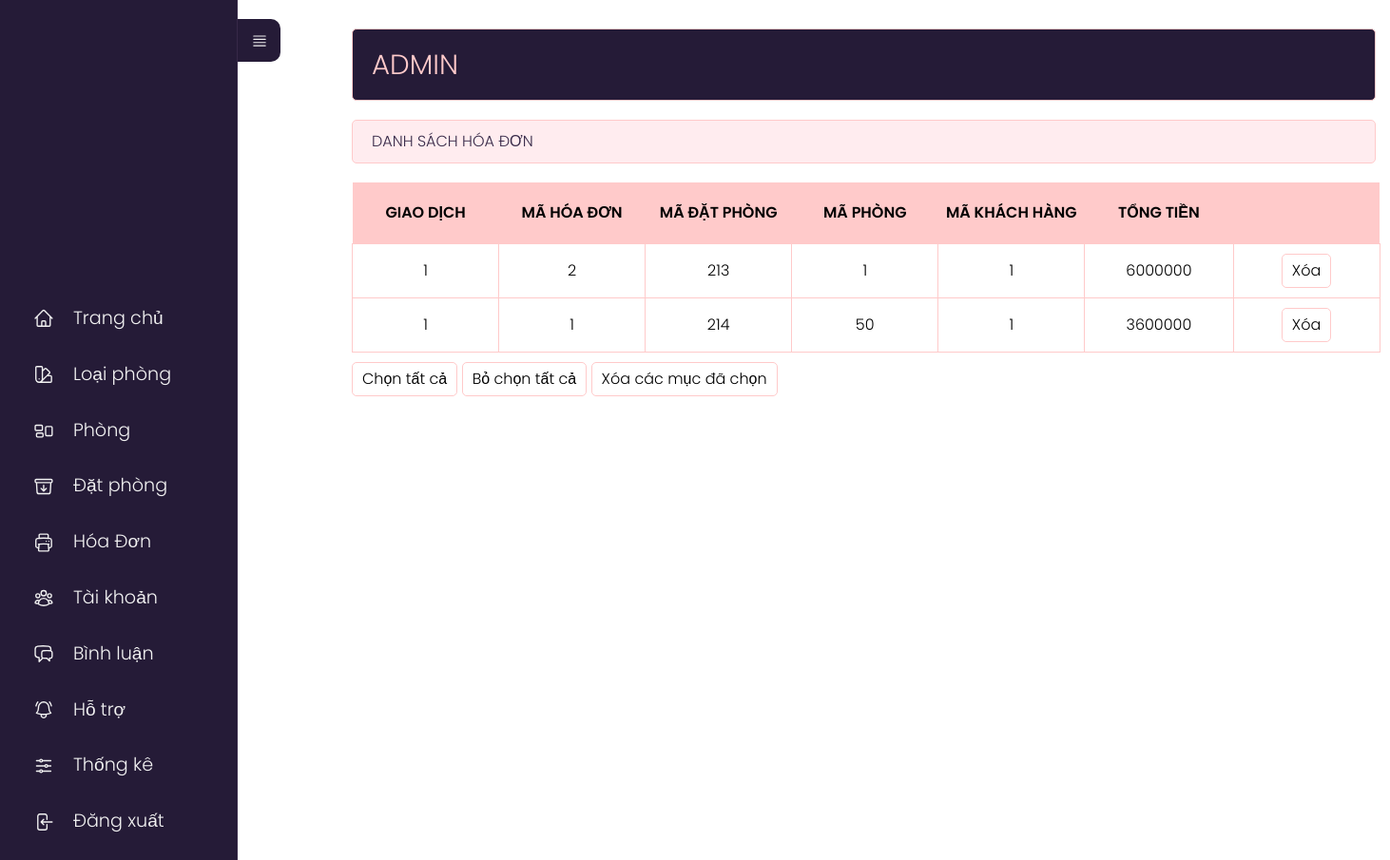
/admin/index.php?act=listhd, run on the app's committed database.
### tables this page shows
CREATE TABLE `hoadon` (
  `id_bill` int(11) NOT NULL,
  `id_order` int(11) NOT NULL,
  `id_phong` int(10) NOT NULL,
  `id_user` int(11) NOT NULL,
  `tongtien` int(11) NOT NULL,
  `role` tinyint(2) NOT NULL DEFAULT 0
);

### model/pdo.php (called while the page is built, shortened)
<?php
function pdo_get_connection(){
    $dburl = "mysql:host=localhost;dbname=khachsan;charset=utf8";
    $user = 'root';
    $password = '';
    $conn = new PDO($dburl, $user, $password);
    $conn->setAttribute(PDO::ATTR_ERRMODE, PDO::ERRMODE_EXCEPTION);
    return $conn;
}
function pdo_query($sql){
    $sql_args = array_slice(func_get_args(), 1);
    try{
        $conn = pdo_get_connection();
        $stmt = $conn->prepare($sql);
        $stmt->execute($sql_args);
        $rows = $stmt->fetchAll();
        return $rows;
    }
    catch(PDOException $e){
        throw $e;
    }
    finally{
        unset($conn);
    }
}

### model/hoadon.php (called while the page is built, shortened)
<?php
    function loadall_hoadon(){
        $query="SELECT * FROM hoadon order by id_bill desc";
        $listhd=pdo_query($query);
        return $listhd;
}

### admin/hoadon/list.php (the view)
<div class="row">
    <div class="row mb headeradmin" style="width:148%;">
        <h1 style="padding: 15px 0;">ADMIN </h1>
    </div>
    <div class="row formtittle" style="width:148%;">
        <h3>DANH SÁCH HÓA ĐƠN</h3>
    </div>
    <div class="row formcontent" style="width:1040px;">
        <form action="" method="post">
            <div class="row mb10 formdshanghoa" style="width:104%">
                <table>
                    <tr>
                        <th>GIAO DỊCH</th>
                        <th>MÃ HÓA ĐƠN</th>
                        <th>MÃ ĐẶT PHÒNG</th>
                        <th>MÃ PHÒNG</th>
                        <th>MÃ KHÁCH HÀNG</th>
                        <th>TỔNG TIỀN</th>
                        <th style="background-color: #FFCACA;"></th>
                    </tr>
                    <?php foreach ($listhoadon as $hoadon) {?>
                        <?php extract($hoadon);?>
                        <?php $xoahd = "index.php?act=xoahd&id=" . $id_bill;?>
                        <tr>
                                        <td><?php echo  $role ?></td>
                                        <td><?php echo  $id_bill ?></td>
                                        <td><?php echo   $id_order ?></td>
                                        <td><?php echo   $id_phong ?></td>
                                        <td><?php echo   $id_user ?></td>
                                        <td><?php echo   $tongtien ?></td>
                                        <td>
                                            <a onclick="return confirm('Bạn có thực sự muốn xóa không?');" href="<?php echo $xoahd ?>">
                                                <input type="button" value="Xóa">
                                            </a>
                                        </td>
                                    </tr>
                   <?php } ?>
                </table>
            </div>
            <div class="row mb10">
                <input type="button" id="btn1" value="Chọn tất cả">
                <input type="button" id="btn2" value="Bỏ chọn tất cả">
                <input type="button" value="Xóa các mục đã chọn">
            </div>
        </form>
    </div>
</div>
</div>

### view_demo/css/styleadmin.css (style rules this page uses)
* { padding: 0; margin: 0; box-sizing: border-box; font-family: 'Poppins', sans-serif; font-weight: 300; }
body { position: relative; width: 100%; min-height: 150vh; }
.row { float: left; width: 70%; }
.mb { margin-bottom: 20px; }
.mb10 { margin-bottom: 10px; }
.formtk input[type="submit"], .formcontent input[type="submit"], .formcontent input[type="reset"], .formcontent input[type="button"] { border-radius: 5px; padding: 5px 10px; background-color: #ffffff; border: 1px solid #FFCACA; }
.headeradmin { background-color: #251B37; border: 1px solid #FFCACA; color: #FFCACA; border-radius: 5px; padding: 0px 20px; width: 70%; }
.headeradmin h1 { font-size: 2vw; }
.formtittle { background-color: #FFECEF; border: 1px solid #FFCACA; color: #372948; border-radius: 5px; padding: 10px 20px; }
.formcontent { padding: 20px 0; }
table tr th { font-weight: 600; }
.formdshanghoa table { width: 100%; border-collapse: collapse; }
.formdshanghoa table th:nth-child(1) { width: 10%; padding: 20px; background-color: #FFCACA; }
.formdshanghoa table th:nth-child(2) { width: 10%; background-color: #FFCACA; }
.formdshanghoa table th:nth-child(3) { width: 10%; background-color: #FFCACA; }
.formdshanghoa table th:nth-child(4) { width: 10%; background-color: #FFCACA; }
.formdshanghoa table th:nth-child(5) { width: 10%; background-color: #FFCACA; }
.formdshanghoa table th:nth-child(6) { width: 10%; background-color: #FFCACA; }
.formdshanghoa table th:nth-child(7) { width: 30%; background-color: #FFCACA; }
.formdshanghoa table td { border: 1px solid #FFCACA; padding: 10px 20px; text-align: center; }
.formdshanghoa table th:nth-child(7) { width: 10%; background-color: #FFCACA; }

### data on the page
hoadon: role "1", id_bill "2", id_order "213", id_phong "1", id_user "1", tongtien "6000000"
hoadon: role "1", id_bill "1", id_order "214", id_phong "50", id_user "1", tongtien "3600000"
